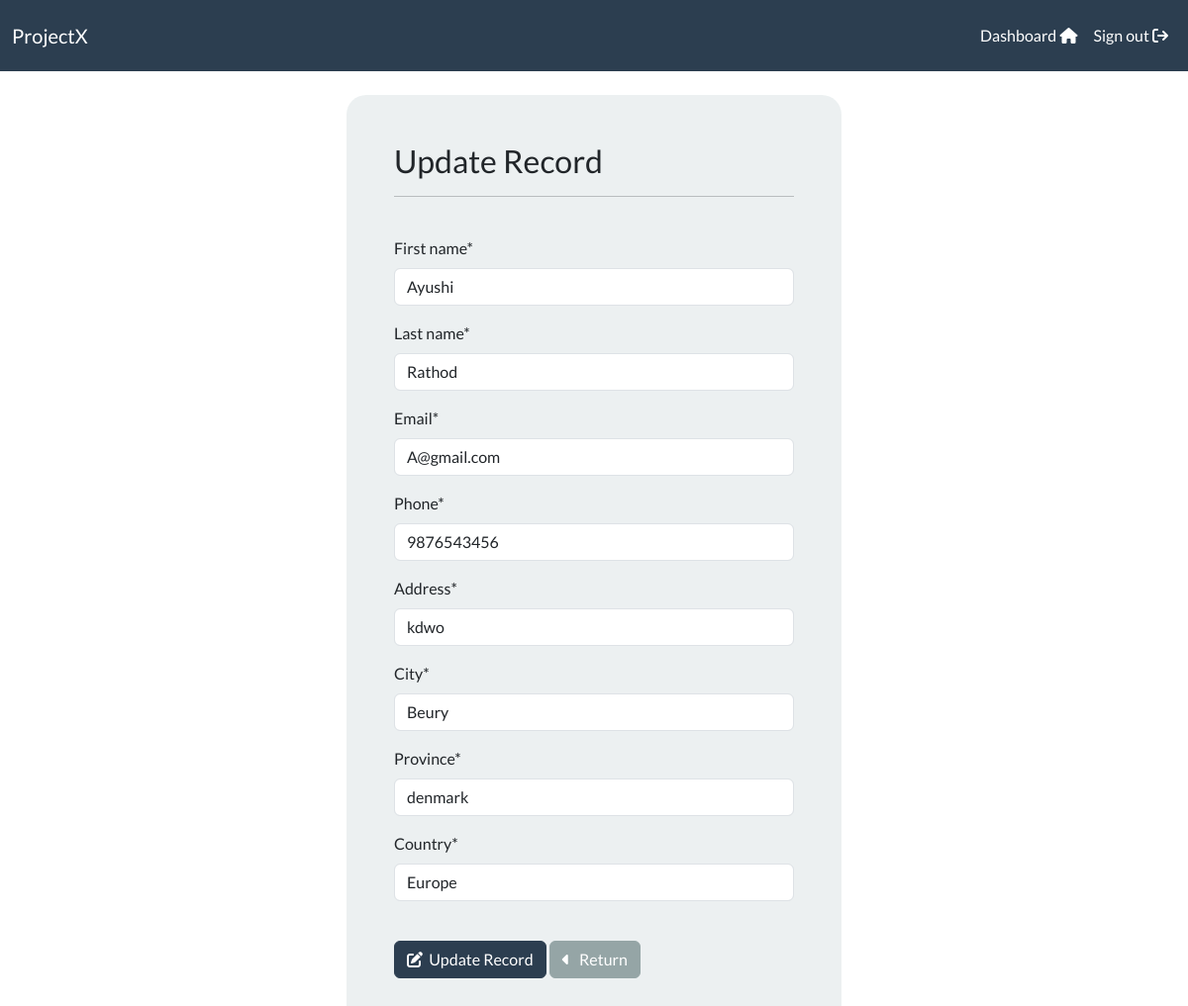
/update-record/2 (signed in), run on the app's committed database.
### webapp/models.py (models this page shows, shortened)
class Records(models.Model):
    creation_date = models.DateTimeField(auto_now_add=True)
    first_name = models.CharField(max_length=100)
    last_name = models.CharField(max_length=100)
    email = models.EmailField(max_length=200)
    phone = models.IntegerField()
    address = models.CharField(max_length=300)
    city = models.CharField(max_length=50)
    province = models.CharField(max_length=50)
    country = models.CharField(max_length=50)
    user = models.ForeignKey(User,on_delete=models.CASCADE)

### webapp/views.py (the view, shortened to what this page needs)
# urls.py: path('update-record/<int:pk>',views.update_record, name='update-record'),
@login_required(login_url='login')
def update_record(request,pk):
    record = Records.objects.get(id = pk,user=request.user)
    form = UpdateRecordForm(instance=record)
    context = {'form':form}
    return render(request, 'webapp/update-record.html',context)

### webapp/forms.py
class UpdateRecordForm(forms.ModelForm):
    class Meta:
        model = Records
        fields = ['first_name','last_name','email','phone','address','city','province','country']

### webapp/templates/webapp/update-record.html
{% extends 'webapp/base.html' %}
{% load crispy_forms_tags %}
{% block content %}
  <body>
    <div class="container bg-light shadow-md p-5 form-layout">
      <h3>Update Record</h3>
      <hr />
      <br />
      <form method="post">
        {% csrf_token %} {{ form|crispy }}
        <br />
        <button type="submit" class="btn btn-primary"><i class="fa-solid fa-pen-to-square"></i>&nbsp;  Update Record</button>
        <a href="{% url 'dashboard' %}" class="btn btn-secondary"><i class="fa fa-caret-left"></i> &nbsp; Return</a>
      </form>
    </div>
  </body>
{% endblock %}

### static/css/styles.css (style rules this page uses)
.form-layout { border-radius: 20px; width: 500px; }

### data on the page
Records: first_name "Ayushi", last_name "Rathod", email "A@gmail.com", phone "9876543456", address "kdwo", city "Beury", province "denmark", country "Europe"
